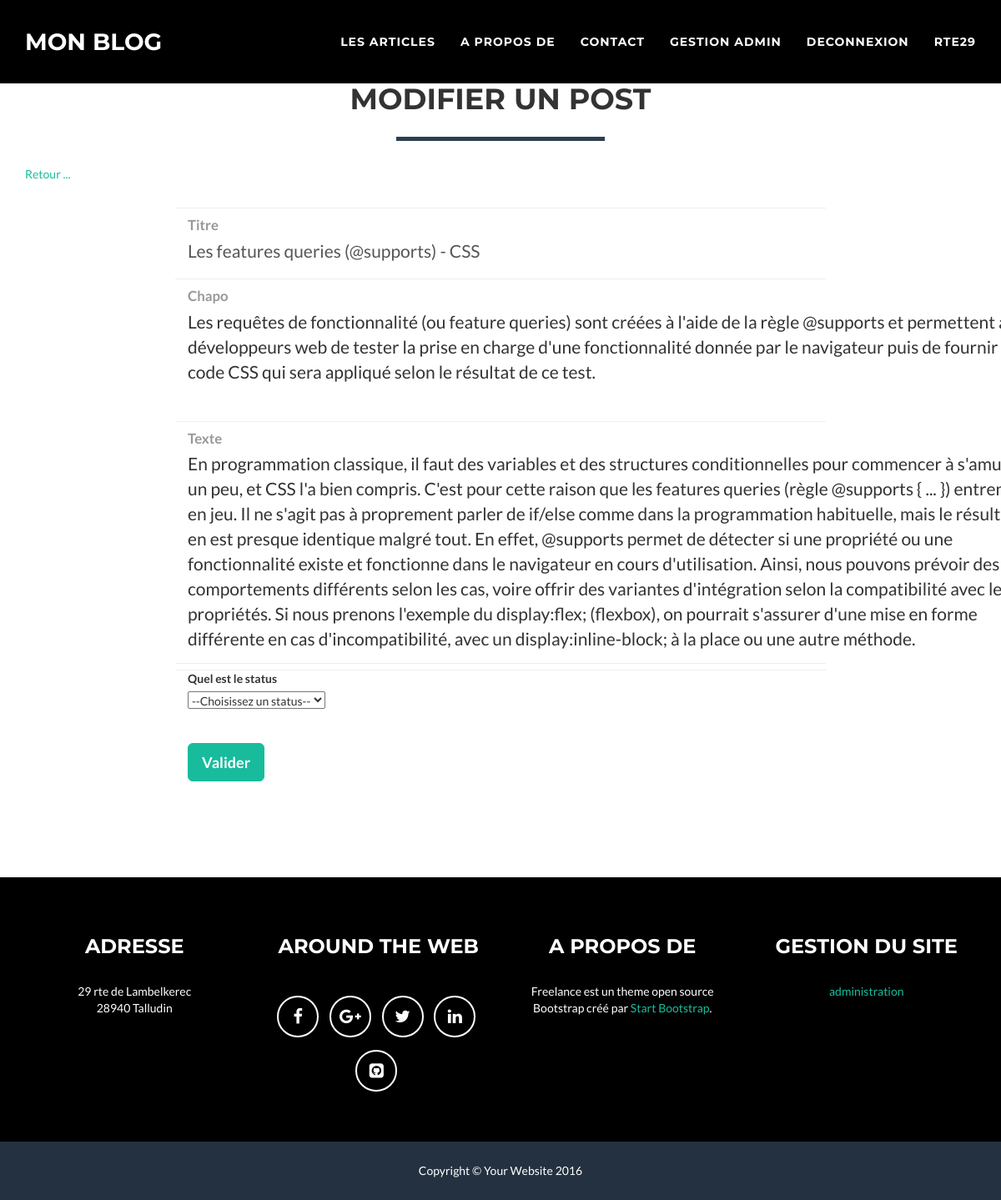
The page /index.php?action=uptPostView&id=5 (signed in) on the database its author committed.
### tables this page shows
CREATE TABLE IF NOT EXISTS `post` (
  `post_id` int(11) NOT NULL AUTO_INCREMENT,
  `title` varchar(250) NOT NULL,
  `id` int(11) NOT NULL,
  `post_creation_date` timestamp NOT NULL,
  `post_update_date` timestamp NOT NULL,
  `chapo` varchar(500) NOT NULL,
  `post_content` longtext NOT NULL,
  `post_picture` varchar(255) DEFAULT NULL,
  `post_category_id` int(11) NOT NULL,
  `post_status` tinyint(1) DEFAULT NULL,
  PRIMARY KEY (`post_id`),
  KEY `user_id` (`id`),
  KEY `post_category_id` (`post_category_id`)
);

### controller/backend.php (called while the page is built, shortened)
<?php
require_once 'model/PostManager.php';
function uptPtView()
{
    $postId = htmlspecialchars($_GET['id']);
    $postManager = new \Blog\Model\PostManager();
    $post = $postManager->getPost($postId);
    require 'public/view/backend/uptPostView.php';
}

### model/PostManager.php (called while the page is built, shortened)
<?php
class PostManager extends Manager
{
    public function getPost($postId)
    {
        $db = $this->dbConnect();
        $req = $db->prepare('SELECT post_id, title, chapo, post_content, DATE_FORMAT(post_creation_date, \'%d/%m/%Y à %Hh%i\')
        AS post_creation_date_fr, DATE_FORMAT(post_update_date, \'%d/%m/%Y à %Hh%i\') AS post_update_date_fr
        FROM post WHERE post_id = ?');
        $req->execute(array($postId));
        $post = $req->fetch();
        return $post;
    }
}

### public/view/backend/uptPostView.php (the view, shortened to what this page needs)
<?php
if(isset($_SESSION['PSEUDO']) && $_SESSION['ADMIN']==1){
include('./public/view/frontend/navigation.php');
?>
<body>
<section id="contact">
        <div class="container">
            <div class="row">
                <div class="col-lg-12 text-center">
                    <h2>Modifier un post</h2>
                    <hr class="star-primary">
                </div>
            </div>
            <p><a href="index.php?action=uptPost">Retour ...</a></p><br/>
             <div class="row">
                <div class="col-lg-8 col-lg-offset-2">
                    <form name="uptPost" id="uptPost" action="index.php?action=uptPosts" method="post">
                        <div class="row control-group">
                            <div class="form-group col-xs-12 floating-label-form-group controls">
                                <label for="title">Titre</label>
                                <input type="text" class="form-control" name="title" id="title" value="<?php echo $post['title'] ?>" required data-validation-required-message="Please enter title.">
                            </div>
                        </div>
                        <div class="row control-group">
                            <div class="form-group col-xs-12 floating-label-form-group controls">
                                <label for="chapo">Chapo</label>
                                <textarea id="chapo" name="chapo" rows="4" cols="90"><?php echo $post['chapo'] ?></textarea>
                            </div>
                        </div>
                        <div class="row control-group">
                            <div class="form-group col-xs-12 floating-label-form-group controls">
                                <label for="text">Texte</label>
                                <textarea id="text" name="text" rows="8" cols="90"><?php print_r($post['post_content']) ?></textarea>
                            </div>
                        </div>
                        <div class="row control-group">
                            <div class="form-group col-xs-12 floating-label-form-group controls">
                            </div>
                        </div>
                        <div class="option">
                                <label for="status">Quel est le status</label><br />
                                <select name="status" id="status" required>
                                    <option value="">--Choisissez un status--</option>
                                </select>
                            </div>
                                <br>
                            <br />
                                <div class="row">
                                    <div class="form-group col-xs-12">
                                        <button type="submit" class="btn btn-success btn-lg">Valider</button>
                                    </div>
                                </div>
                    </form>
                </div>
            </div>
        </div>
    </section>
    </body>
<?php
include('./public/view/frontend/footer.php');
}
else{
    header('Location: index.php?action=listPosts');
}
?>

### rows shown on the page
post: title "Les features queries (@supports) - CSS", chapo "Les requêtes de fonctionnalité (ou feature queries) sont créées à l'aide de la règle @supports et permettent aux développeurs web de tester la prise en charge d'une fonctionnalité donnée par le navigateur puis de fournir le code CSS qui sera appliqué selon le résultat de ce test."

### other values the page prints
$_SESSION['PSEUDO'] "RTE29"
